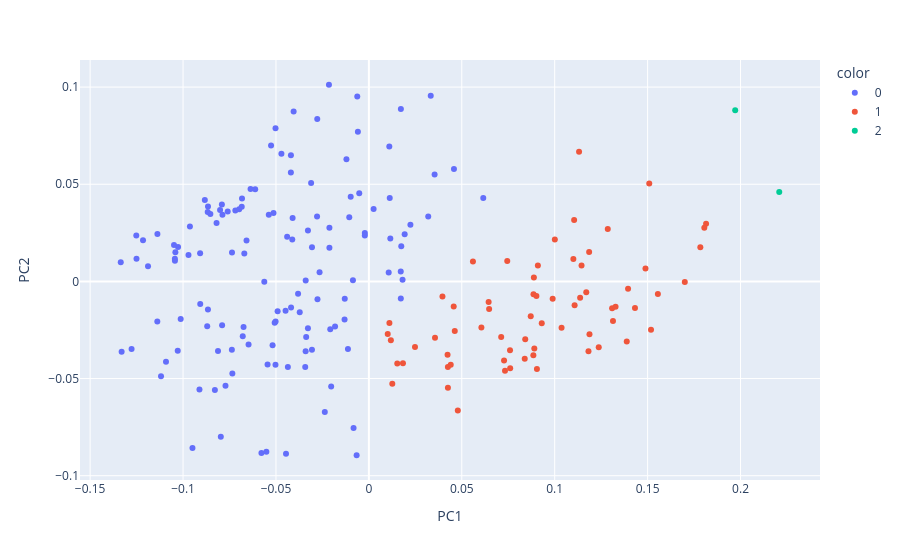

Notebook code cell kept with this figure:
### Code cell
# Visualiser les classes
scatter_plot(df_pca, cah_partition)

### Figure 1 — Plotly figure (JSON) as saved in the notebook; plotly's stock layout.template omitted (floating-point values rounded to 4 significant figures; data arrays with more than 128 entries replaced by an {"elided": "..."} marker saying what was removed)
{"data": [{"hovertemplate": "color=0<br>PC1=%{x}<br>PC2=%{y}<extra></extra>", "legendgroup": "0", "marker": {"color": "#636efa", "symbol": "circle"}, "mode": "markers", "name": "0", "orientation": "v", "showlegend": true, "type": "scatter", "x": {"elided": "131 float values"}, "xaxis": "x", "y": {"elided": "131 float values"}, "yaxis": "y"}, {"hovertemplate": "color=1<br>PC1=%{x}<br>PC2=%{y}<extra></extra>", "legendgroup": "1", "marker": {"color": "#EF553B", "symbol": "circle"}, "mode": "markers", "name": "1", "orientation": "v", "showlegend": true, "type": "scatter", "x": [0.04565, 0.01014, 0.01105, 0.1131, 0.01184, 0.0396, 0.02482, 0.09096, 0.1509, 0.1105, 0.1144, 0.08413, 0.17, 0.06445, 0.01528, 0.1518, 0.1137, 0.1815, 0.08711, 0.04786, 0.07604, 0.1555, 0.04253, 0.09303, 0.08387, 0.1309, 0.01261, 0.07121, 0.0989, 0.06471, 0.1784, 0.08859, 0.04252, 0.08851, 0.1805, 0.1395, 0.1388, 0.1187, 0.1328, 0.1182, 0.1488, 0.1107, 0.08879, 0.09016, 0.117, 0.1286, 0.07325, 0.1037, 0.09043, 0.1314, 0.1432, 0.07275, 0.04234, 0.1237, 0.06055, 0.07446, 0.1001, 0.056, 0.01834, 0.11, 0.07595, 0.04622, 0.03558, 0.08904, 0.04404, 0.1185], "xaxis": "x", "y": [-0.01293, -0.02709, -0.0214, 0.06669, -0.03034, -0.007802, -0.03382, 0.008213, 0.05032, 0.03161, 0.008152, -0.02977, -0.0003462, -0.01058, -0.04226, -0.02495, -0.008443, 0.02967, -0.01788, -0.06642, -0.04471, -0.006491, -0.05468, -0.02155, -0.03984, -0.01388, -0.05271, -0.02858, -0.008951, -0.01417, 0.01759, -0.006602, -0.04409, -0.03804, 0.02763, -0.003824, -0.0309, -0.02725, -0.013, -0.036, 0.00664, -0.01233, 0.001942, -0.007578, -0.005588, 0.02696, -0.04604, -0.02381, -0.04508, -0.02042, -0.01373, -0.04075, -0.03773, -0.03388, -0.02377, 0.01049, 0.02157, 0.01023, -0.04213, 0.01147, -0.03548, -0.02549, -0.02905, -0.03456, -0.04284, 0.01514], "yaxis": "y"}, {"hovertemplate": "color=2<br>PC1=%{x}<br>PC2=%{y}<extra></extra>", "legendgroup": "2", "marker": {"color": "#00cc96", "symbol": "circle"}, "mode": "markers", "name": "2", "orientation": "v", "showlegend": true, "type": "scatter", "x": [0.2208, 0.1971], "xaxis": "x", "y": [0.04603, 0.0881], "yaxis": "y"}], "layout": {"legend": {"title": {"text": "color"}, "tracegroupgap": 0}, "margin": {"t": 60}, "xaxis": {"anchor": "y", "domain": [0, 1], "title": {"text": "PC1"}}, "yaxis": {"anchor": "x", "domain": [0, 1], "title": {"text": "PC2"}}}}
